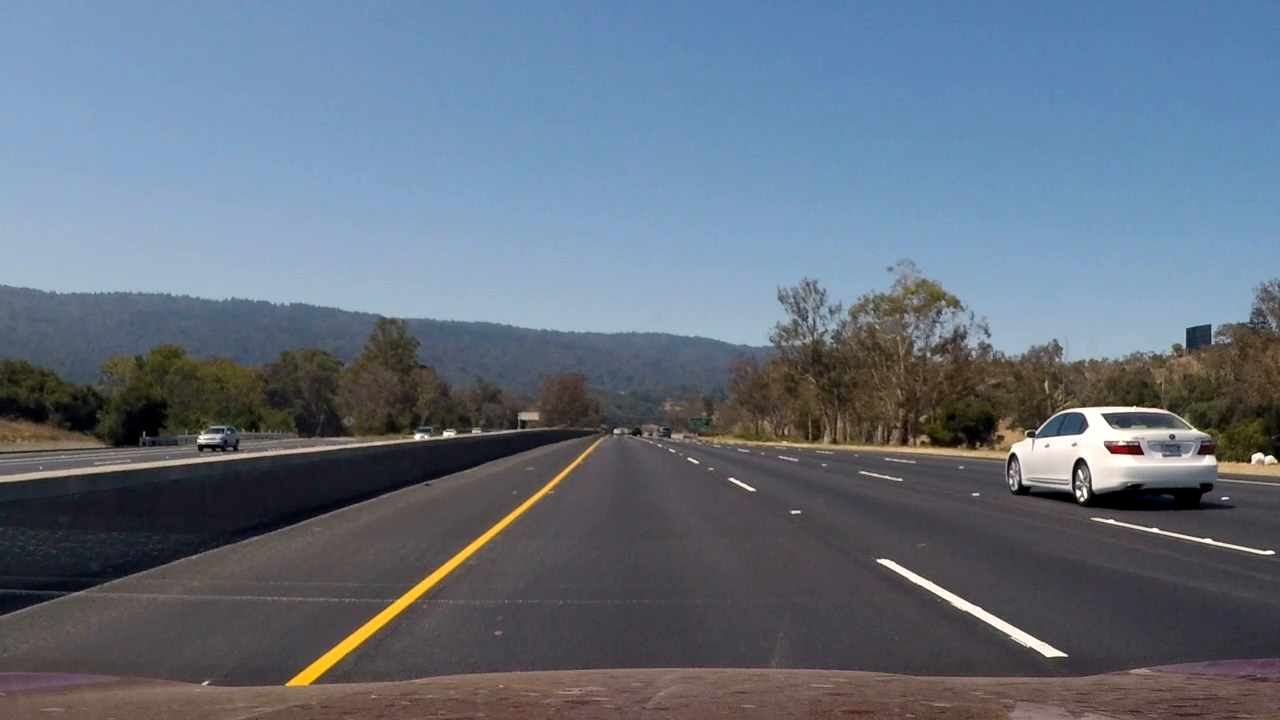
#> input picture fig/input_frame.png, 1280 x 720 px
$ python -i ImageThresholding.py   (imports and definitions only)   (older library calls are emulated)
#> lines starting #> are read from the running program, lines starting #| are printed output that depends on the picture; after the words box and inside, x2 and y2 are one past the last pixel; in counts of white or black regions, pixels touching at a corner belong together
import numpy as np
import cv2
from skimage.exposure import equalize_adapthist


def binarize_img(img, min_thres, max_thres):
    return cv2.inRange(img, min_thres, max_thres) / 255


# [88 lines left out: functions equalize_channel, equalize_adapthist_channel, equalize_slice, equalize_grid, equalize_slice_channel, equalize_grid_channel, not called in this run]


def hls_mask(img, min_h, max_h, min_l, max_l, min_s, max_s):
    hls = cv2.cvtColor(img, cv2.COLOR_BGR2HLS)
    return cv2.inRange(hls, np.array([min_h,min_l,min_s]), np.array([max_h,max_l,max_s]))


def mask_hls(img, min_h, max_h, min_l, max_l, min_s, max_s):
    mask = hls_mask(img, min_h, max_h, min_l, max_l, min_s, max_s)
    return apply_mask(img, hls_mask)


def apply_mask(img, mask):
    return cv2.bitwise_and(img,img,mask=mask)


# [4 lines left out: function equalize, not called in this run]


def normalize_img(img):
    return img/np.max(img)


def dilate(img, ksize=5):
    return cv2.dilate(img,np.ones((ksize,ksize)),iterations = 1)


# [31 lines left out: functions grad_x, grad_y, mag_grad, dir_grad, not called in this run]


def and_images(img_a, img_b):
    return np.logical_and(img_a, img_b).astype(np.uint8)


def enhance_white_yellow(img, min_l=116, min_s=80):
    yello = hls_mask(img, 13, 24, min_l, 255, min_s, 255)
    white = hls_mask(img, 0, 180, 192, 255, 0, 255)
    mask = cv2.bitwise_or(yello, white)
    return apply_mask(img, mask)


def abs_diff_channels(a,b):
    return np.abs(a.astype(np.int32) - b.astype(np.int32)).astype(np.uint8)

>>> import cv2
>>> picture = cv2.imread('fig/input_frame.png')
#> picture is the input picture: shape (720, 1280, 3); mean B, G, R 126.3, 111.5, 99.8
>>> result = enhance_white_yellow(picture)
#> in hls_mask, `hls = cv2.cvtColor(img, cv2.COLOR_BGR2HLS)`: hls: shape (720, 1280, 3); mean of channels 0, 1, 2 92.2, 112.8, 59.8
#> in hls_mask, `return cv2.inRange(hls, np.array([min_h,min_l,min_s]), np.array([max_h..`:
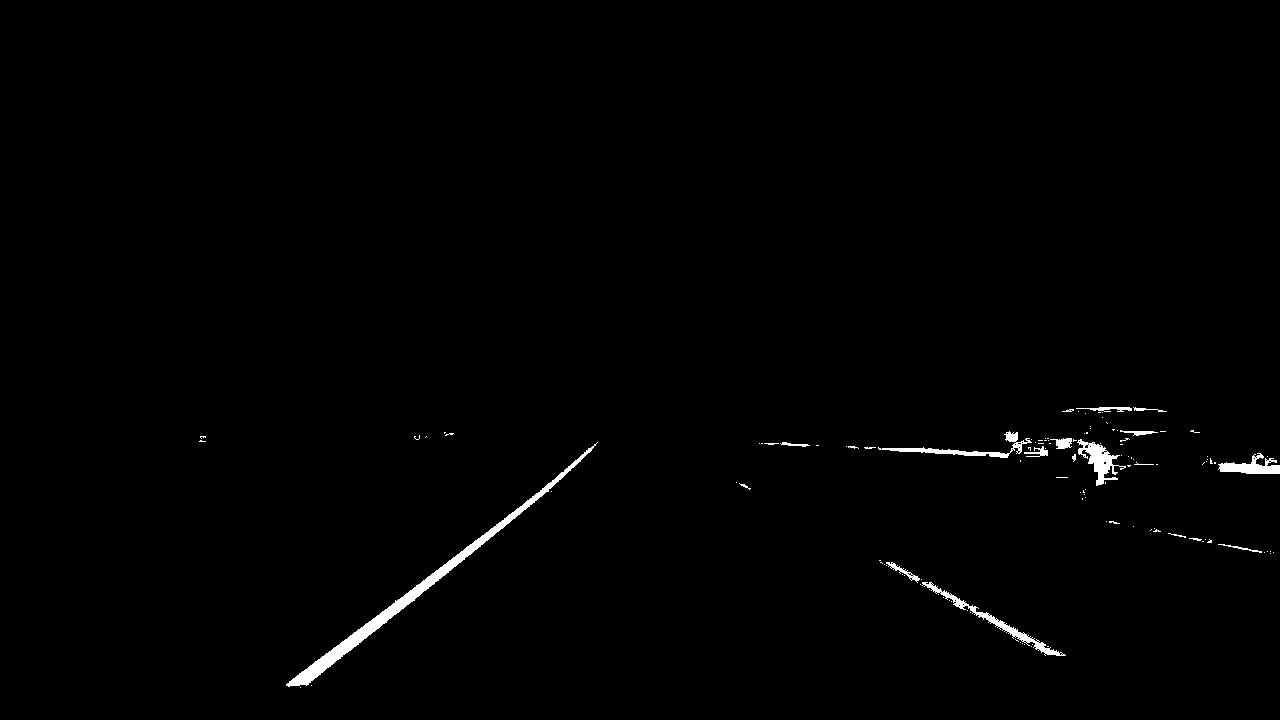
#> returned value: shape (720, 1280); 0.85% white; 123 white regions (103 under 20 px), largest, box (x1, y1, x2, y2) and area: (286, 442, 598, 687) 3313, (922, 582, 1066, 656) 923, (1077, 439, 1126, 486) 818
#> call 2 of hls_mask, with min_h = 0, max_h = 180, min_l = 192, max_l = 255, min_s = 0, max_s = 255
#> in hls_mask (call 2), `return cv2.inRange(hls, np.array([min_h,min_l,min_s]), np.array([max_h..`:
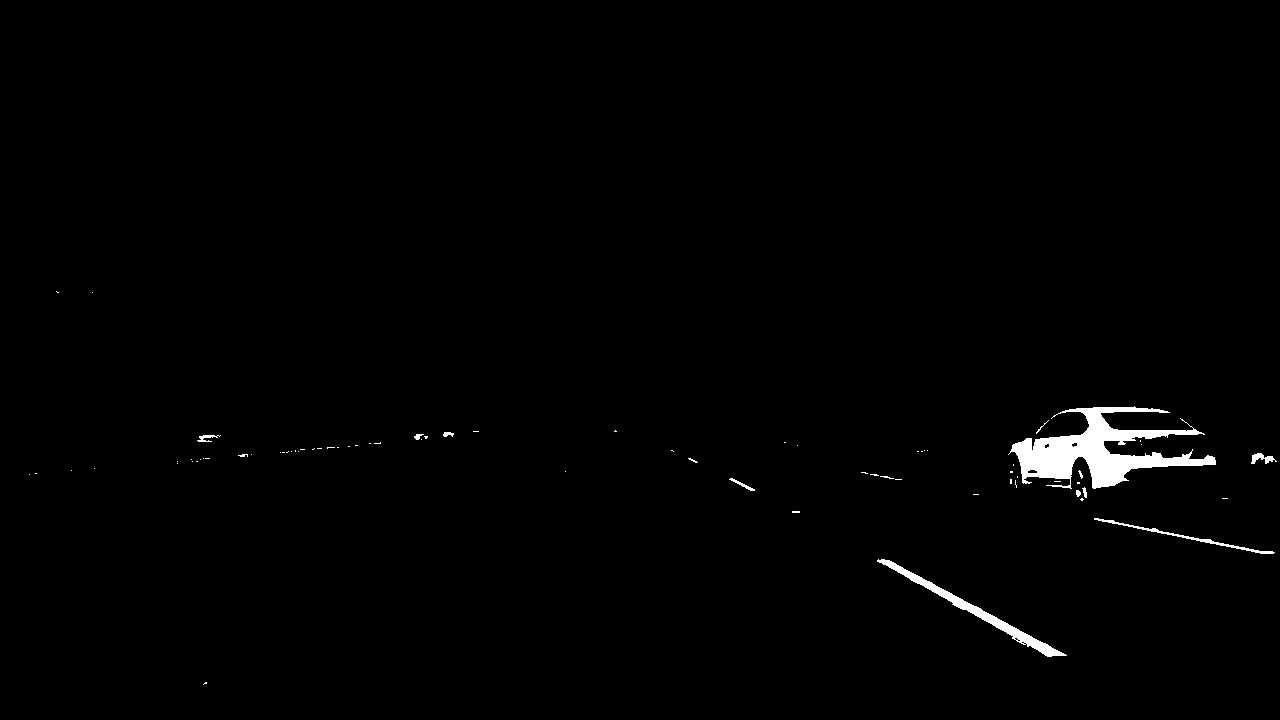
#> returned value: shape (720, 1280); 1% white; 74 white regions (61 under 20 px), largest, box (x1, y1, x2, y2) and area: (1008, 406, 1216, 489) 6731, (877, 559, 1067, 657) 1682, (1094, 518, 1275, 554) 480
#> in enhance_white_yellow, `mask = cv2.bitwise_or(yello, white)`:
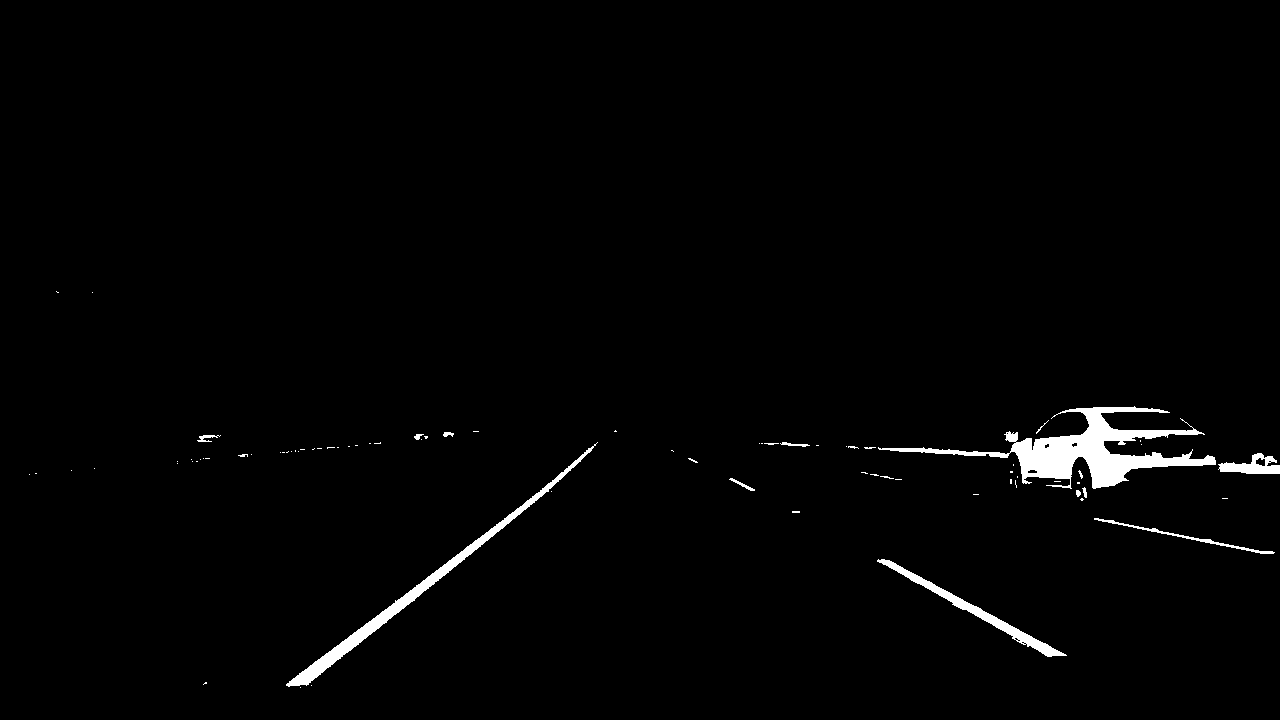
#> mask: shape (720, 1280); 1.5% white; 79 white regions (63 under 20 px), largest, box (x1, y1, x2, y2) and area: (878, 406, 1216, 489) 7368, (286, 442, 598, 687) 3313, (877, 559, 1067, 657) 1682

$ run again, on fig/sliding_windows.png
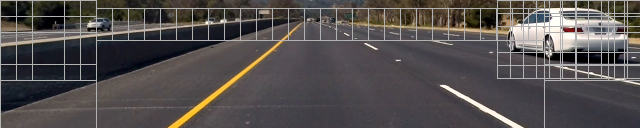
#> input picture fig/sliding_windows.png, 640 x 128 px
#> picture is the input picture: shape (128, 640, 3); mean B, G, R 78.1, 78.4, 83.2
#> hls: shape (128, 640, 3); mean of channels 0, 1, 2 88.9, 79.9, 31.8
#> in hls_mask, `return cv2.inRange(hls, np.array([min_h,min_l,min_s]), np.array([max_h..`:
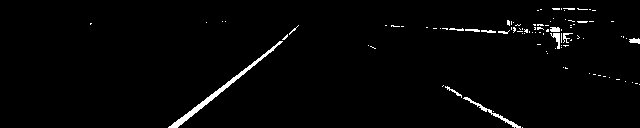
#> returned value: shape (128, 640); 1.9% white; 98 white regions (86 under 20 px), largest, box (x1, y1, x2, y2) and area: (168, 41, 283, 128) 592, (463, 97, 521, 128) 191, (550, 33, 560, 49) 72
#> mask: shape (128, 640); 3.7% white; 114 white regions (84 under 20 px), largest, box (x1, y1, x2, y2) and area: (168, 41, 283, 128) 592, (440, 85, 523, 128) 354, (563, 33, 575, 49) 172
#> in apply_mask, `return cv2.bitwise_and(img,img,mask=mask)`:
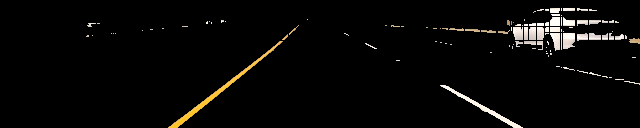
#> returned value: shape (128, 640, 3); mean of channels 0, 1, 2 6.8, 8, 8.7; drawn as B, G, R
